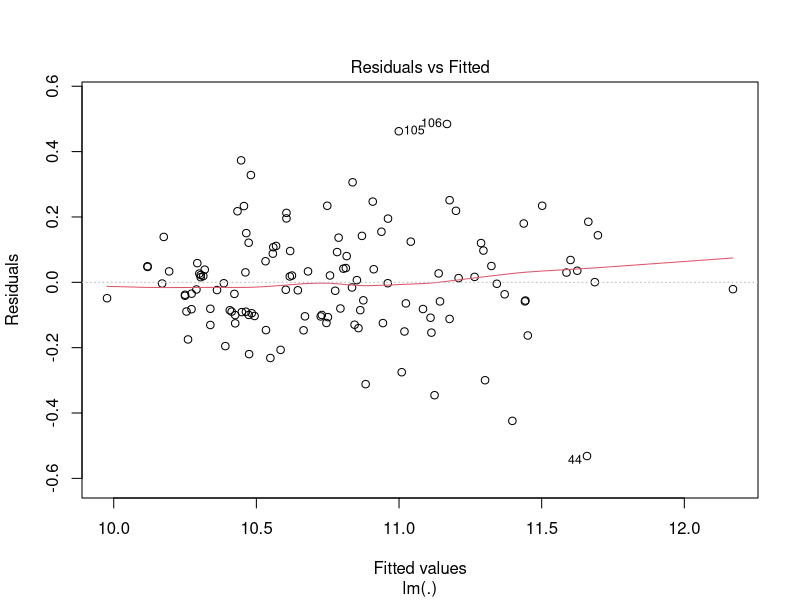
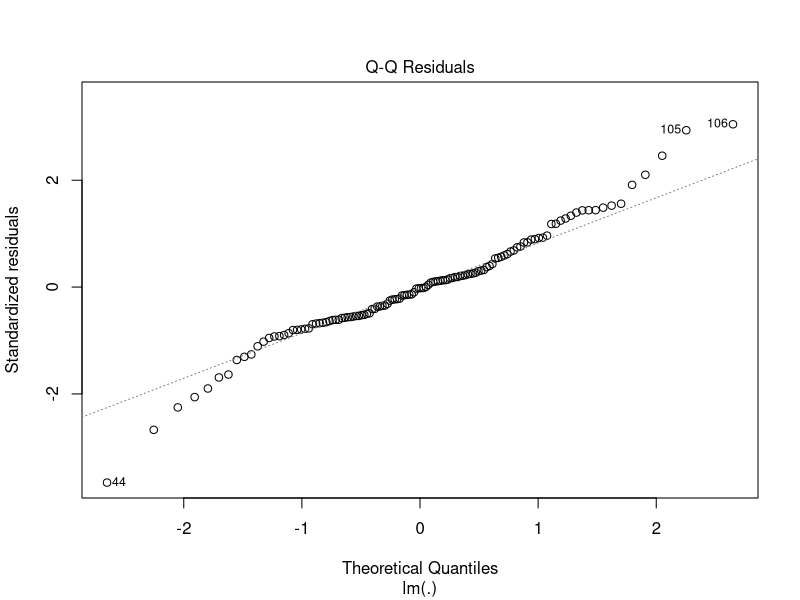

The R script that drew these images, in order:
## ---- chunk 1
knitr::opts_chunk$set(echo = TRUE)
## ---- chunk 2
library(magrittr)
library(tidyr)
data <- read.csv("Dataset/cleaned_data.csv") %>%
  drop_na
final_model <- (
    log(PriceinUK) ~
      log(Subtitle) +
      poly(Acceleration, 2, raw = T) + 
      poly(TopSpeed, 2, raw = T) +
      log(Efficiency) +
      factor(NumberofSeats)
) %>%
  lm(data)

final_model %>%
  summary

final_model %>%
  plot(which = 1:2)
